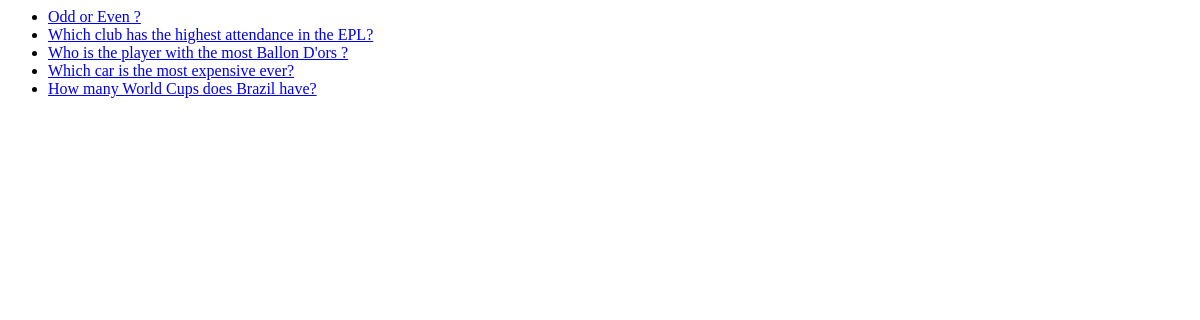
/polls/, run on an earlier commit of the app's database.
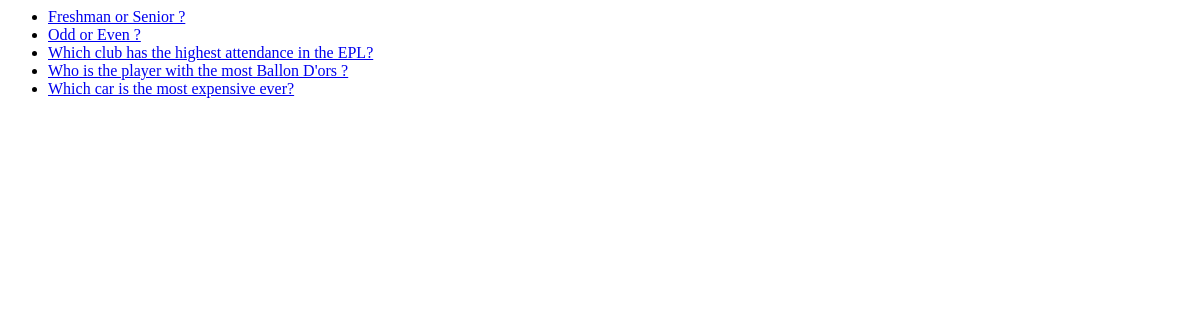
And on a later commit of the database.
### polls/models.py (models this page shows, shortened)
class Question(models.Model):
    question_text = models.CharField(max_length=200)
    pub_date = models.DateTimeField('date published')

### polls/views.py (the view)
# urls.py: path('', views.IndexView.as_view(), name='index'),
class IndexView(generic.ListView):
    template_name= 'polls/index.html'
    context_object_name = 'latest_question_list'
    def get_queryset(self):
        return Question.objects.filter(
        pub_date__lte=timezone.now()
    ).order_by('-pub_date')[:5]

### polls/templates/polls/index.html
{% if latest_question_list %}
    <ul>
    {% for question in latest_question_list %}
    <li><a href="{% url 'polls:detail' question.id %}">{{ question.question_text }}</a></li>
    {% endfor %}
    </ul>
{% else %}
    <p>No polls are available.</p>
{% endif %}

What changed in the data, as far as the page shows it:
no longer on this page (row unchanged): Question: question_text "How many World Cups does Brazil have?"
added Question: question_text "Freshman or Senior ?"
